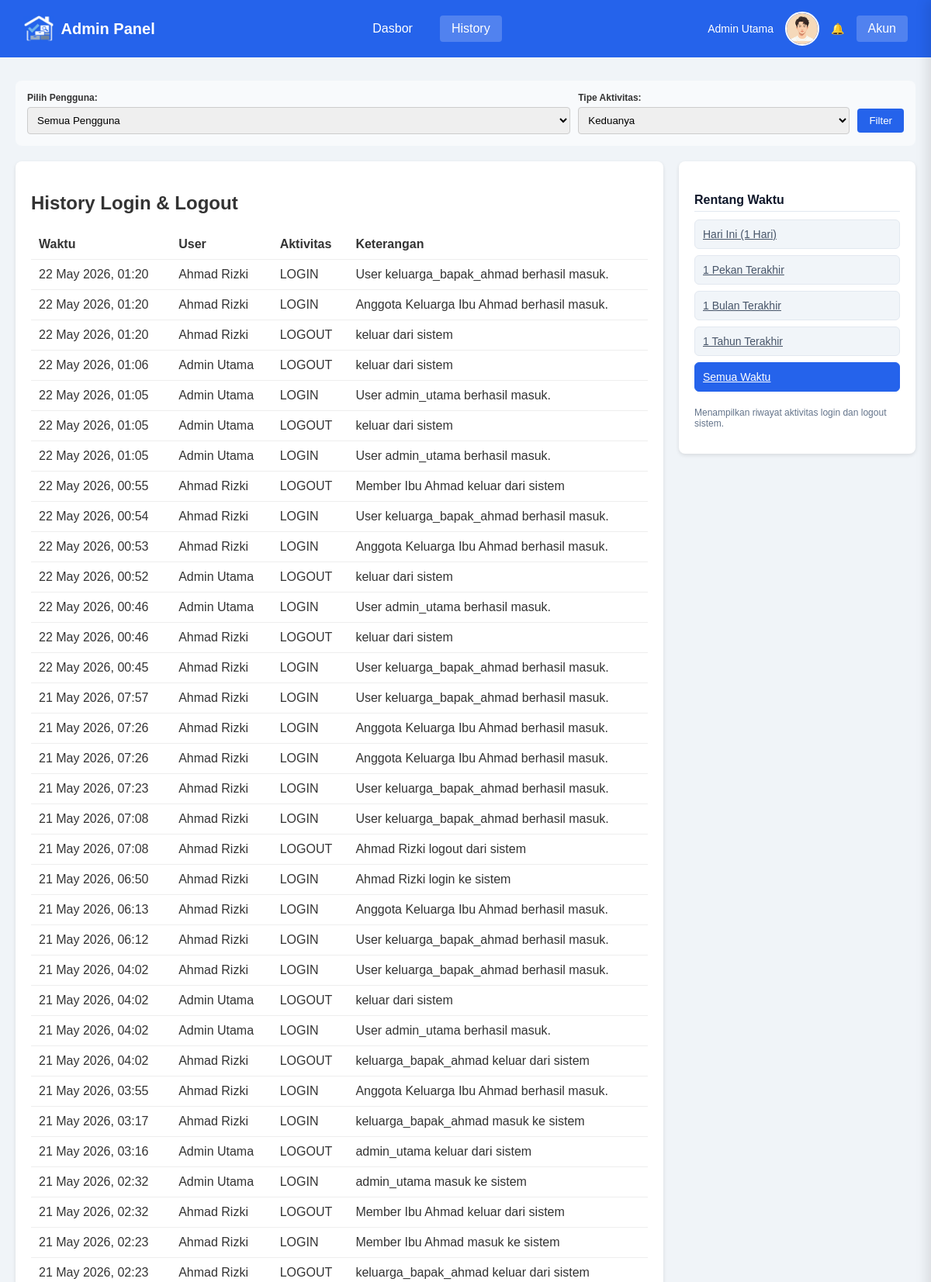
Page /admin/history.php (signed in, upper part) on the committed database.
### tables this page shows
CREATE TABLE `activity_logs` (
  `id` int NOT NULL AUTO_INCREMENT,
  `user_id` int DEFAULT NULL,
  `family_id` int DEFAULT NULL,
  `activity_type` varchar(50) NOT NULL,
  `description` text,
  `created_at` timestamp NULL DEFAULT CURRENT_TIMESTAMP,
  PRIMARY KEY (`id`),
  KEY `user_id` (`user_id`),
  KEY `fk_family_id` (`family_id`),
  CONSTRAINT `activity_logs_ibfk_1` FOREIGN KEY (`user_id`) REFERENCES `users` (`id`) ON DELETE SET NULL,
  CONSTRAINT `fk_family_id` FOREIGN KEY (`family_id`) REFERENCES `family_members` (`id`) ON DELETE CASCADE
);

CREATE TABLE `users` (
  `id` int NOT NULL AUTO_INCREMENT,
  `username` varchar(50) NOT NULL,
  `password` varchar(255) NOT NULL,
  `nama_lengkap` varchar(100) NOT NULL,
  `nama_rumah_tangga` varchar(100) NOT NULL,
  `role` enum('admin','user') DEFAULT 'user',
  `status_aktif` tinyint(1) DEFAULT '1',
  `created_at` timestamp NULL DEFAULT CURRENT_TIMESTAMP,
  `foto_profil` varchar(255) DEFAULT 'default.png',
  PRIMARY KEY (`id`),
  UNIQUE KEY `username` (`username`)
);

### admin/history.php (the view, shortened to what this page needs)
<?php
include_once '../includes/notifications.php';
include_once '../includes/account_drawer.php';
$filter_user = $_GET['user_id'] ?? 'all';
$filter_range = $_GET['range'] ?? 'all';
$filter_type = $_GET['type'] ?? 'all';
$query = "SELECT al.*, u.nama_lengkap FROM activity_logs al LEFT JOIN users u ON al.user_id=u.id WHERE 1";
$query .= " ORDER BY al.created_at DESC LIMIT 100";
$logs = mysqli_query($conn, $query);
?>
<!DOCTYPE html>
<html>
<head>
    <link rel="stylesheet" href="../assets/css/style.css">
</head>
<body>
    <div class="navbar navbar-dashboard">
        <div class="navbar-brand">
            <img src="../assets/image/logo.png" alt="Logo" class="logo-img">
            <a href='dashboard.php'>Admin Panel</a>
        </div>
        <div class="navbar-menu">
            <a href="dashboard.php">Dasbor</a>
            <a href="history.php" class="active">History</a>
        </div>
        <div class="navbar-user">
            <span><?= $_SESSION['nama']; ?></span>
            <img src="../assets/image/users/<?= $_SESSION['foto'] ?? 'default.png'; ?>" class="profile-pic">
            <a href="javascript:void(0)" onclick="openAccountDrawer()">Akun</a>
        </div>
    </div>
    <div style="max-width: 1200px; margin: 30px auto; padding: 0 20px;">
        <div class="form-box w-100" style="margin-bottom: 20px; box-sizing: border-box;">
            <form method="GET" class="flex gap-10" style="width: 100%; align-items: center;">
                <div style="flex: 2;">
                    <label class="font-12" style="font-weight:bold; display:block; margin-bottom:5px;">Pilih Pengguna:</label>
                    <select name="user_id" style="margin:0; width:100%;">
                        <option value="all" <?= $filter_user == 'all' ? 'selected' : '' ?>>Semua Pengguna</option>
                    </select>
                </div>
                <div style="flex: 1;">
                    <label class="font-12" style="font-weight:bold; display:block; margin-bottom:5px;">Tipe Aktivitas:</label>
                    <select name="type" style="margin:0; width:100%;">
                        <option value="all" <?= $filter_type == 'all' ? 'selected' : '' ?>>Keduanya</option>
                    </select>
                </div>
                <div style="padding-top: 18px;">
                    <button type="submit" class="btn btn-primary">Filter</button>
                </div>
            </form>
        </div>
        <div class="admin-layout">
            <div class="admin-main-content">
                <h2>History Login & Logout</h2>
                <table>
                    <tr>
                        <th>Waktu</th>
                        <th>User</th>
                        <th>Aktivitas</th>
                        <th>Keterangan</th>
                    </tr>
                    <?php if (mysqli_num_rows($logs) > 0): ?>
                        <?php while ($row = mysqli_fetch_assoc($logs)): ?>
                            <tr>
                                <td><?= date('d M Y, H:i', strtotime($row['created_at'])); ?></td>
                                <td><?= $row['nama_lengkap'] ?? 'Unknown'; ?></td>
                                <td><?= strtoupper($row['activity_type']); ?></td>
                                <td><?= $row['description']; ?></td>
                            </tr>
                        <?php endwhile; ?>
                    <?php else: ?>
                        <tr>
                            <td colspan="4" class="text-center">Tidak ada data history untuk filter ini.</td>
                        </tr>
                    <?php endif; ?>
                </table>
            </div>
            <div class="admin-sidebar">
                <div class="filter-group">
                    <h4>Rentang Waktu</h4>
                    <div class="filter-btn-group">
                        <a href="?user_id=<?= $filter_user ?>&range=1day" class="btn-filter <?= $filter_range == '1day' ? 'active' : '' ?>">Hari Ini (1 Hari)</a>
                        <a href="?user_id=<?= $filter_user ?>&range=1week" class="btn-filter <?= $filter_range == '1week' ? 'active' : '' ?>">1 Pekan Terakhir</a>
                        <a href="?user_id=<?= $filter_user ?>&range=1month" class="btn-filter <?= $filter_range == '1month' ? 'active' : '' ?>">1 Bulan Terakhir</a>
                        <a href="?user_id=<?= $filter_user ?>&range=1year" class="btn-filter <?= $filter_range == '1year' ? 'active' : '' ?>">1 Tahun Terakhir</a>
                        <a href="?user_id=<?= $filter_user ?>&range=all" class="btn-filter <?= $filter_range == 'all' ? 'active' : '' ?>">Semua Waktu</a>
                    </div>
                </div>
                <div class="mt-15">
                    <p class="font-12" style="color:#64748b;">Menampilkan riwayat aktivitas login dan logout sistem.</p>
                </div>
            </div>
        </div>
    </div>
</body>
</html>

### assets/css/style.css (style rules this page uses)
body { font-family: sans-serif; background: #f0f4f8; margin: 0; color: #333; }
.navbar { background: #2563eb; padding: 15px 30px; display: flex; align-items: center; justify-content: space-between; color: white; position: sticky; top: 0; z-index: 1000; transition: all 0.3s ease; }
.navbar-brand { display: flex; align-items: center; gap: 10px; font-size: 20px; font-weight: bold; }
.navbar-brand a { color: white; text-decoration: none; }
.logo-img { height: 35px !important; width: auto !important; object-fit: contain; }
.navbar-menu { display: flex; gap: 20px; align-items: center; }
.navbar-menu a { color: white; text-decoration: none; padding: 8px 15px; border-radius: 4px; transition: background 0.3s; }
.navbar-menu a:hover, .navbar-menu a.active { background: rgba(255, 255, 255, 0.2); }
.navbar-user { display: flex; align-items: center; gap: 15px; }
.navbar-user span { font-size: 14px; }
.navbar-user a { color: white; text-decoration: none; background: rgba(255, 255, 255, 0.2); padding: 8px 15px; border-radius: 4px; }
.profile-pic { width: 40px; height: 40px; border-radius: 50%; object-fit: cover; border: 2px solid white; }
.btn { padding: 8px 15px; border: none; cursor: pointer; border-radius: 4px; text-decoration: none; display: inline-block; box-sizing: border-box; }
.btn-primary { background: #2563eb; color: white; }
input, select, textarea { width: 100%; padding: 8px; margin: 5px 0 15px; border: 1px solid #ccc; border-radius: 4px; box-sizing: border-box; }
table { width: 100%; border-collapse: collapse; margin-top: 15px; }
th, td { padding: 10px; border-bottom: 1px solid #eee; text-align: left; }
.form-box { background: #f8fafc; padding: 15px; border-radius: 8px; margin-bottom: 20px; }
.form-box label { display: block; font-weight: bold; margin-bottom: 5px; }
.mt-15 { margin-top: 15px; }
.w-100 { width: 100%; display: block; }
.font-12 { font-size: 12px; }
.flex { display: flex; }
.gap-10 { gap: 10px; }
.admin-main-content { flex: 3; background: white; padding: 20px; border-radius: 8px; box-shadow: 0 2px 5px rgba(0, 0, 0, 0.1); }
.admin-layout { display: flex; gap: 20px; align-items: flex-start; }
.admin-sidebar { flex: 1; background: white; padding: 20px; border-radius: 8px; box-shadow: 0 2px 5px rgba(0, 0, 0, 0.1); position: sticky; top: 20px; }
.filter-group { margin-bottom: 20px; }
.filter-group h4 { margin-bottom: 10px; font-size: 16px; color: #0f172a; border-bottom: 1px solid #e2e8f0; padding-bottom: 5px; }
.filter-btn-group { display: flex; flex-direction: column; gap: 8px; }
.btn-filter { text-align: left; background: #f1f5f9; color: #475569; border: 1px solid #e2e8f0; padding: 10px; border-radius: 6px; font-size: 14px; transition: all 0.2s; }
.btn-filter.active { background: #2563eb; color: white; border-color: #2563eb; }

### rows in the picture
activity_logs: created_at "22 May 2026, 01:20", user.nama_lengkap "Ahmad Rizki", activity_type "LOGIN", description "User keluarga_bapak_ahmad berhasil masuk."
activity_logs: created_at "22 May 2026, 01:20", user.nama_lengkap "Ahmad Rizki", activity_type "LOGIN", description "Anggota Keluarga Ibu Ahmad berhasil masuk."
activity_logs: created_at "22 May 2026, 01:20", user.nama_lengkap "Ahmad Rizki", activity_type "LOGOUT", description "keluar dari sistem"
activity_logs: created_at "22 May 2026, 01:06", user.nama_lengkap "Admin Utama", activity_type "LOGOUT", description "keluar dari sistem"
activity_logs: created_at "22 May 2026, 01:05", user.nama_lengkap "Admin Utama", activity_type "LOGIN", description "User admin_utama berhasil masuk."
activity_logs: created_at "22 May 2026, 01:05", user.nama_lengkap "Admin Utama", activity_type "LOGOUT", description "keluar dari sistem"
activity_logs: created_at "22 May 2026, 01:05", user.nama_lengkap "Admin Utama", activity_type "LOGIN", description "User admin_utama berhasil masuk."
activity_logs: created_at "22 May 2026, 00:55", user.nama_lengkap "Ahmad Rizki", activity_type "LOGOUT", description "Member Ibu Ahmad keluar dari sistem"
activity_logs: created_at "22 May 2026, 00:54", user.nama_lengkap "Ahmad Rizki", activity_type "LOGIN", description "User keluarga_bapak_ahmad berhasil masuk."
activity_logs: created_at "22 May 2026, 00:53", user.nama_lengkap "Ahmad Rizki", activity_type "LOGIN", description "Anggota Keluarga Ibu Ahmad berhasil masuk."
activity_logs: created_at "22 May 2026, 00:52", user.nama_lengkap "Admin Utama", activity_type "LOGOUT", description "keluar dari sistem"
activity_logs: created_at "22 May 2026, 00:46", user.nama_lengkap "Admin Utama", activity_type "LOGIN", description "User admin_utama berhasil masuk."
activity_logs: created_at "22 May 2026, 00:46", user.nama_lengkap "Ahmad Rizki", activity_type "LOGOUT", description "keluar dari sistem"
activity_logs: created_at "22 May 2026, 00:45", user.nama_lengkap "Ahmad Rizki", activity_type "LOGIN", description "User keluarga_bapak_ahmad berhasil masuk."
activity_logs: created_at "21 May 2026, 07:57", user.nama_lengkap "Ahmad Rizki", activity_type "LOGIN", description "User keluarga_bapak_ahmad berhasil masuk."
activity_logs: created_at "21 May 2026, 07:26", user.nama_lengkap "Ahmad Rizki", activity_type "LOGIN", description "Anggota Keluarga Ibu Ahmad berhasil masuk."
activity_logs: created_at "21 May 2026, 07:26", user.nama_lengkap "Ahmad Rizki", activity_type "LOGIN", description "Anggota Keluarga Ibu Ahmad berhasil masuk."
activity_logs: created_at "21 May 2026, 07:23", user.nama_lengkap "Ahmad Rizki", activity_type "LOGIN", description "User keluarga_bapak_ahmad berhasil masuk."
activity_logs: created_at "21 May 2026, 07:08", user.nama_lengkap "Ahmad Rizki", activity_type "LOGIN", description "User keluarga_bapak_ahmad berhasil masuk."
activity_logs: created_at "21 May 2026, 07:08", user.nama_lengkap "Ahmad Rizki", activity_type "LOGOUT", description "Ahmad Rizki logout dari sistem"
activity_logs: created_at "21 May 2026, 06:50", user.nama_lengkap "Ahmad Rizki", activity_type "LOGIN", description "Ahmad Rizki login ke sistem"
activity_logs: created_at "21 May 2026, 06:13", user.nama_lengkap "Ahmad Rizki", activity_type "LOGIN", description "Anggota Keluarga Ibu Ahmad berhasil masuk."
activity_logs: created_at "21 May 2026, 06:12", user.nama_lengkap "Ahmad Rizki", activity_type "LOGIN", description "User keluarga_bapak_ahmad berhasil masuk."
activity_logs: created_at "21 May 2026, 04:02", user.nama_lengkap "Ahmad Rizki", activity_type "LOGIN", description "User keluarga_bapak_ahmad berhasil masuk."
activity_logs: created_at "21 May 2026, 04:02", user.nama_lengkap "Admin Utama", activity_type "LOGOUT", description "keluar dari sistem"
activity_logs: created_at "21 May 2026, 04:02", user.nama_lengkap "Admin Utama", activity_type "LOGIN", description "User admin_utama berhasil masuk."
activity_logs: created_at "21 May 2026, 04:02", user.nama_lengkap "Ahmad Rizki", activity_type "LOGOUT", description "keluarga_bapak_ahmad keluar dari sistem"
activity_logs: created_at "21 May 2026, 03:55", user.nama_lengkap "Ahmad Rizki", activity_type "LOGIN", description "Anggota Keluarga Ibu Ahmad berhasil masuk."
activity_logs: created_at "21 May 2026, 03:17", user.nama_lengkap "Ahmad Rizki", activity_type "LOGIN", description "keluarga_bapak_ahmad masuk ke sistem"
activity_logs: created_at "21 May 2026, 03:16", user.nama_lengkap "Admin Utama", activity_type "LOGOUT", description "admin_utama keluar dari sistem"
activity_logs: created_at "21 May 2026, 02:32", user.nama_lengkap "Admin Utama", activity_type "LOGIN", description "admin_utama masuk ke sistem"
activity_logs: created_at "21 May 2026, 02:32", user.nama_lengkap "Ahmad Rizki", activity_type "LOGOUT", description "Member Ibu Ahmad keluar dari sistem"
activity_logs: created_at "21 May 2026, 02:23", user.nama_lengkap "Ahmad Rizki", activity_type "LOGIN", description "Member Ibu Ahmad masuk ke sistem"
activity_logs: created_at "21 May 2026, 02:23", user.nama_lengkap "Ahmad Rizki", activity_type "LOGOUT", description "keluarga_bapak_ahmad keluar dari sistem"

### other values in the picture
$_SESSION['nama'] "Admin Utama"
